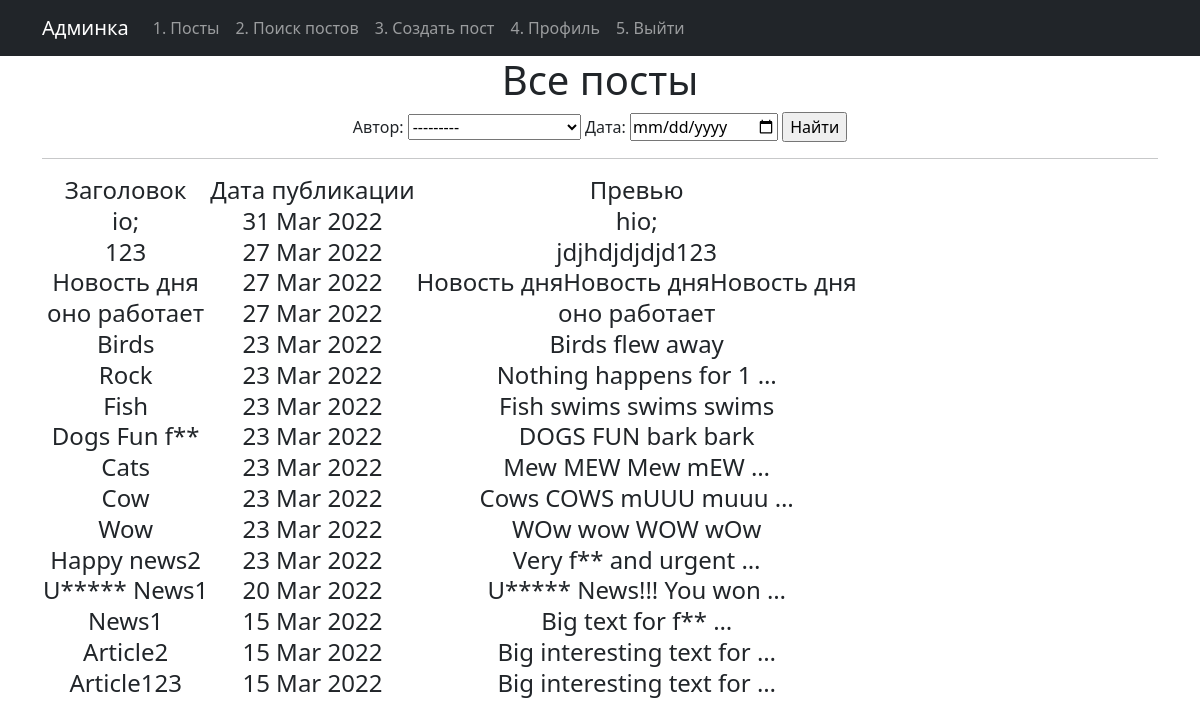
The app's page /news/search/ with its own data.
### newapp/models.py (models this page shows, shortened)
class Post(models.Model):
    author = models.ForeignKey(Author, on_delete=models.CASCADE)
    NEWS = 'NW'
    ARTICLE = 'AR'
    CATEGORY_CHOISES = (
        (NEWS, 'Новость'),
        (ARTICLE, 'Статья'),
    )
    categoryType = models.CharField(max_length=2, choices=CATEGORY_CHOISES, default=ARTICLE)
    dateCreation = models.DateTimeField(auto_now_add=True)
    postCategory = models.ManyToManyField(Category, through='PostCategory')
    title = models.CharField(max_length=128)
    text = models.TextField()
    rating = models.SmallIntegerField(default=0)

### newapp/views.py (the view)
# urls.py: path('search/', PostFil.as_view()),
class PostFil(PostsList):
    template_name = 'postfilter.html'
    def get_context_data(self, **kwargs):  # забираем отфильтрованные объекты переопределяя метод get_context_data у наследуемого класса (привет, полиморфизм, мы скучали!!!)
        context = super().get_context_data(**kwargs)
        context['filter'] = PostFilter(self.request.GET, queryset=self.get_queryset())  # вписываем наш фильтр в контекст
        return context

### newapp/models.py (called while the page is built)
    def __str__(self):
        return f'{self.autorUser} (рейтинг: {self.ratingAuthor})'

### newapp/templetags/custom_filters.py (called while the page is built)
@register.filter(name='censor')
def censor(text):
   a = list(text.split(" "))
   print(a)
   c = []
   for i in a:
      print(i)
      if i in BAD_WORDS:
         print('f')
         b = i.replace(i, BAD_WORDS[i])
         print(b)
         c.append(b)
      else:
         c.append(i)
   return f'{" ".join(c)}'

### templates/postfilter.html (shortened to what this page needs)
{% extends 'flatpages/default.html' %}
{% load custom_filters %}
{% block content %}
   <h1>Все посты</h1>
<form method="GET">
    {{ filter.form }}
    <input type="submit" value="Найти">
</form>
   <hr>
   {% if posts %}
       <h4><table>
           <tr>
               <td>Заголовок</td>
               <td>Дата публикации</td>
               <td>Превью</td>
           </tr>
           {% for post in filter.qs %}
           <tr>
               <td>{{ post.title|censor }}</td>
               <td>{{ post.dateCreation|date:'d M Y' }}</td>
               <td>{{ post.text|truncatewords:4|censor }}</td>
           </tr>
           {% endfor %}
       </table></h4>
   {% else %}
       <h2>Товаров нет!</h2>
   {% endif %}
{% endblock content %}

### templates/flatpages/default.html (shortened to what this page needs)
<!DOCTYPE html>
<html lang="en">
    <head>
        {% load static %}
        <link href="{% static 'css/styles.css' %}" rel="stylesheet" />
    </head>
    <body>
        <nav class="navbar navbar-expand-lg navbar-dark bg-dark static-top">
           <div class="container">
               <a class="navbar-brand" href="/admin/">Админка</a>
               <div class="collapse navbar-collapse" id="navbarResponsive">
                   <ul class="navbar-nav ml-auto">
                       <li class="nav-item">
                           <a class="nav-link" href="/news/">1. Посты</a>
                       <li class="nav-item">
                           <a class="nav-link" href="/news/search/">2. Поиск постов</a>
                       <li class="nav-item">
                           <a class="nav-link" href="/news/add/">3. Создать пост</a>
                       <li class="nav-item">
                           <a class="nav-link" href="/news/profile/">4. Профиль</a>
                       <li class="nav-item">
                           <a class="nav-link" href="http://127.0.0.1:8000/">5. Выйти</a>
                       </li>
                   </ul>
               </div>
           </div>
        </nav>
        <div class="container">
           <div class="row">
               <div class="col-lg-12 text-center">
                   {% block content %}
                   {% endblock content %}
               </div>
           </div>
        </div>
    </body>
</html>

### records on screen
Post: title|censor "io;", dateCreation "31 Mar 2022", text|censor "hio;"
Post: title|censor "123", dateCreation "27 Mar 2022", text|censor "jdjhdjdjdjd123"
Post: title|censor "Новость дня", dateCreation "27 Mar 2022", text|censor "Новость дняНовость дняНовость дня"
Post: title|censor "оно работает", dateCreation "27 Mar 2022", text|censor "оно работает"
Post: title|censor "Birds", dateCreation "23 Mar 2022", text|censor "Birds flew away"
Post: title|censor "Rock", dateCreation "23 Mar 2022", text|censor "Nothing happens for 1 …"
Post: title|censor "Fish", dateCreation "23 Mar 2022", text|censor "Fish swims swims swims"
Post: title|censor "Dogs Fun f**", dateCreation "23 Mar 2022", text|censor "DOGS FUN bark bark"
Post: title|censor "Cats", dateCreation "23 Mar 2022", text|censor "Mew MEW Mew mEW …"
Post: title|censor "Cow", dateCreation "23 Mar 2022", text|censor "Cows COWS mUUU muuu …"
Post: title|censor "Wow", dateCreation "23 Mar 2022", text|censor "WOw wow WOW wOw"
Post: title|censor "Happy news2", dateCreation "23 Mar 2022", text|censor "Very f** and urgent …"
Post: title|censor "U***** News1", dateCreation "20 Mar 2022", text|censor "U***** News!!! You won …"
Post: title|censor "News1", dateCreation "15 Mar 2022", text|censor "Big text for f** …"
Post: title|censor "Article2", dateCreation "15 Mar 2022", text|censor "Big interesting text for …"
Post: title|censor "Article123", dateCreation "15 Mar 2022", text|censor "Big interesting text for …"
